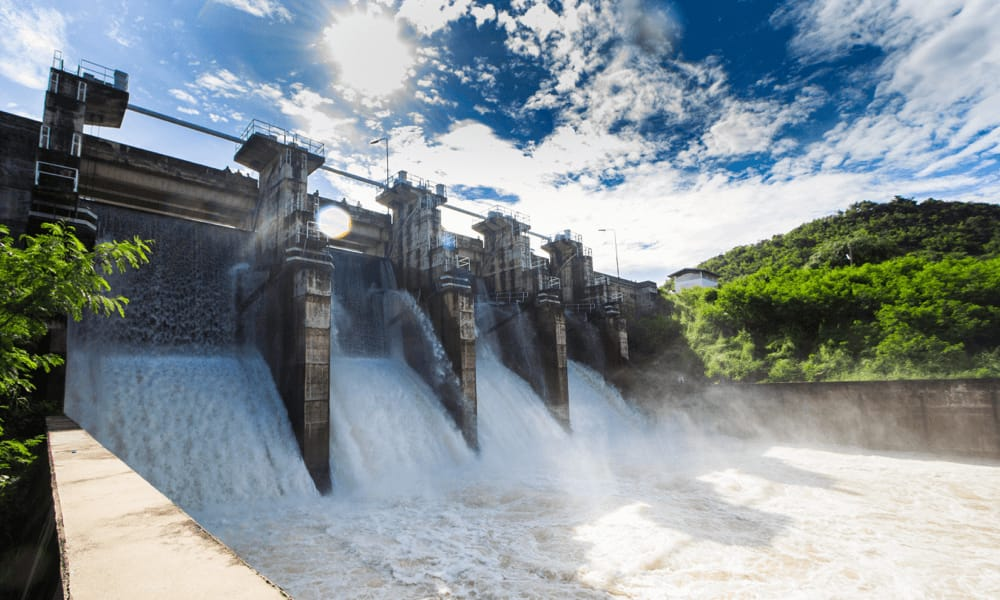
#> input picture water.jpg, 1000 x 600 px, found by its file name
$ python 'DIP assignment.py'
#> lines starting #> are read from the running program, lines starting #| are printed output that depends on the picture; after the words box and inside, x2 and y2 are one past the last pixel; in counts of white or black regions, pixels touching at a corner belong together
import math
import numpy as np
import cv2
image = cv2.imread('C:\\Users\\karthik\\Pictures\\water.jpg')
#> image is the input picture: shape (600, 1000, 3); mean B, G, R 149.2, 144.7, 134.1
m,n,v = image.shape
#> m = 600; n = 1000; v = 3
gray_image = np.zeros((m,n),np.uint8)
image_onezeroes = np.zeros((m,n),np.uint8)
image_onezeroes2 = np.zeros((m,n),np.uint8)
print(m,n,v)
#| 600 1000 3
dummy = 0
for i in range(m):
    for j in range(n):
        for k in range(v):
            dummy = dummy + image[i][j][k]
        gray_image[i][j] = math.floor(dummy/3)
        dummy = 0
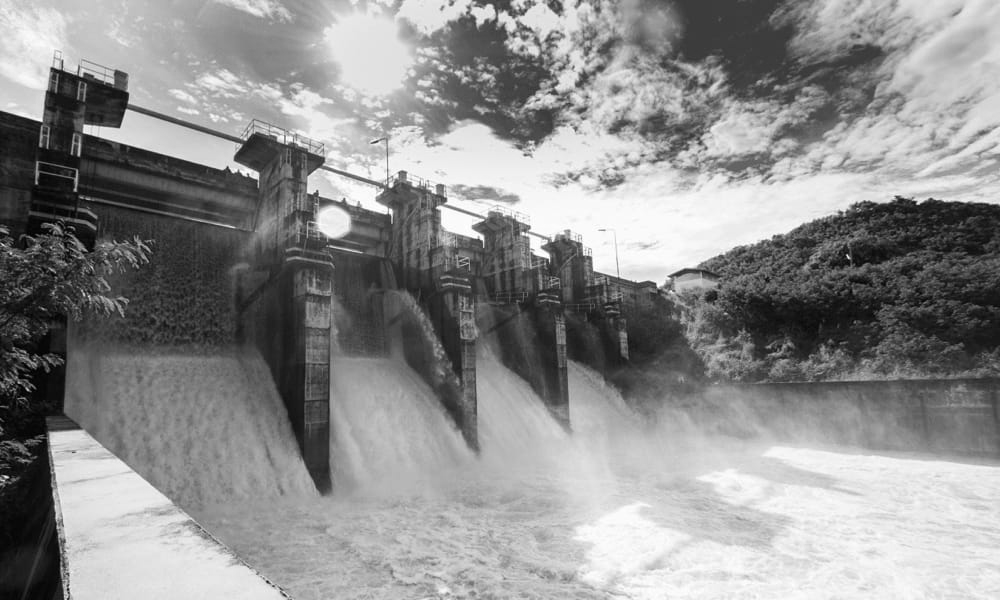
#> gray_image: shape (600, 1000); min 0, max 255, mean 142.3
for t in range(m):
    for u in range(n):
        image_onezeroes[t][u] = (gray_image[t][u])/255
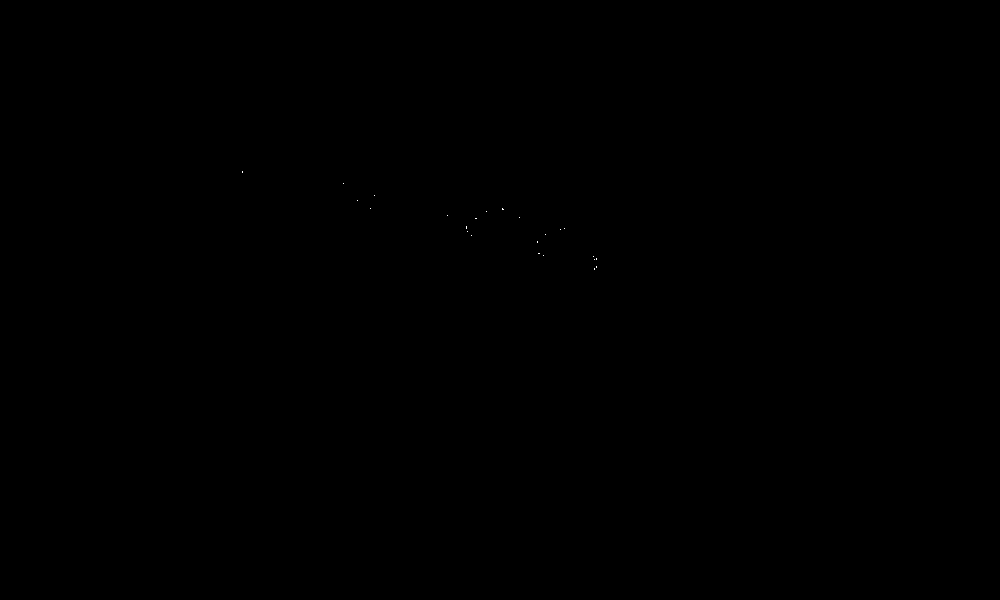
#> image_onezeroes: shape (600, 1000); values 0 (black) and 1 (white), 0.01% white in thin lines or dots, all inside (x1, y1, x2, y2) = (242, 171, 597, 270)

print("color image pixels")
print(image)
#> (printed output is left out)
print("gray image pixels")
print(gray_image)
#> (printed output is left out)
print("one/zero image pixels")
print(image_onezeroes)
#> (printed output is left out)


cv2.imshow("original",image)
cv2.waitKey(0)
cv2.imshow('gray',gray_image)
cv2.waitKey(0)
cv2.imshow('zeroesones',image_onezeroes)
cv2.waitKey(0)
cv2.imshow('grayimage + zeroesoneimage ',gray_image + image_onezeroes)
cv2.waitKey(0)
cv2.imshow('grayimage + 20 ',gray_image + 20)
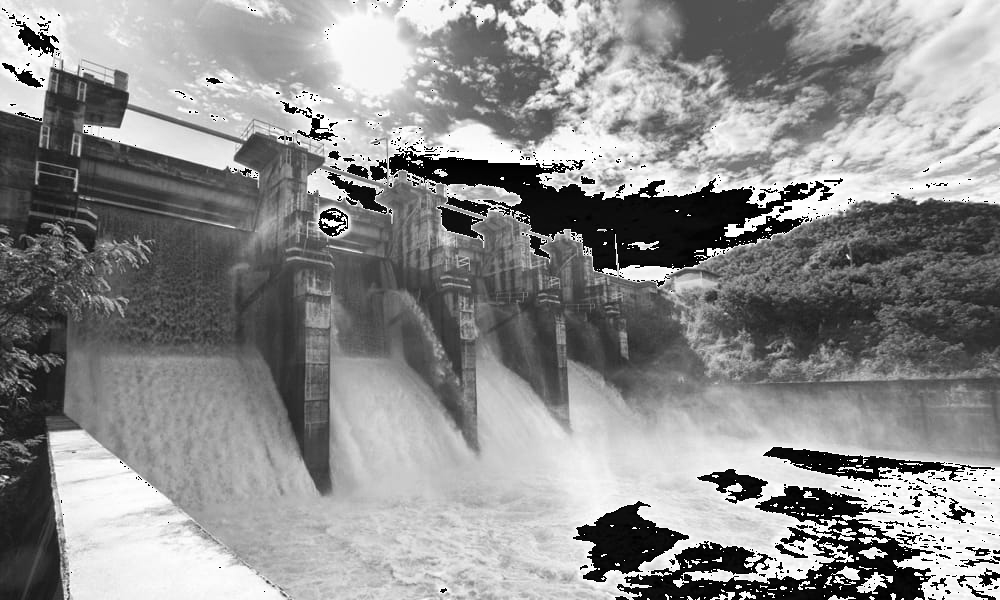
#> window 'grayimage + 20 ': shape (600, 1000); min 0, max 255, mean 141.3
cv2.waitKey(0)
cv2.destroyAllWindows()
